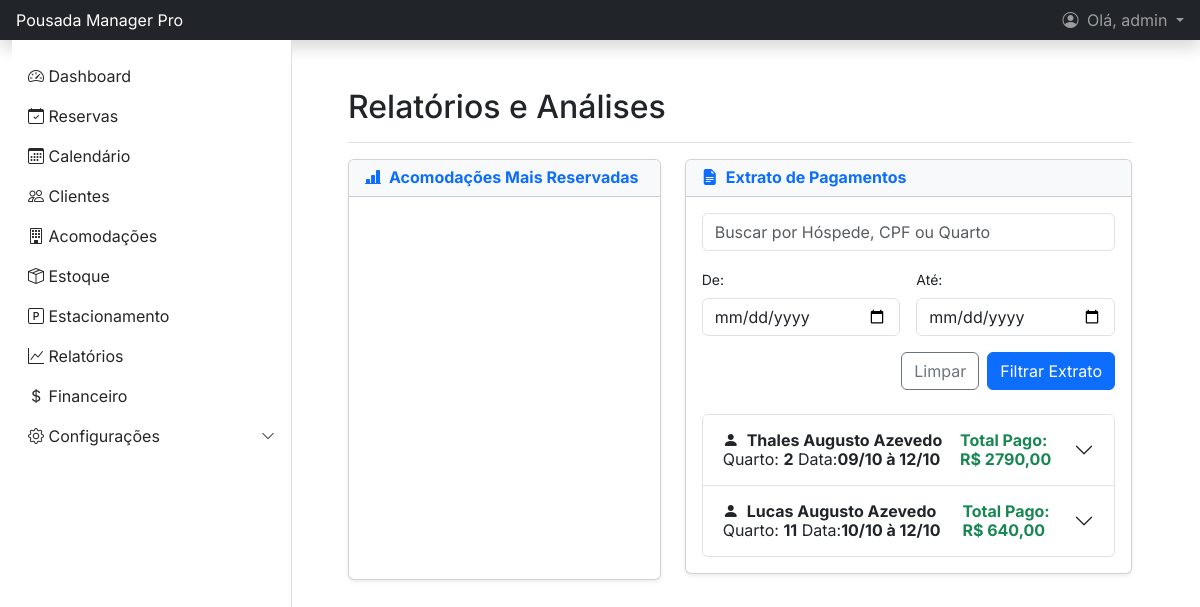
Page /relatorios/acomodacoes/ (signed in) on the committed database.
### gestao/models.py (models this page shows, shortened)
class Reserva(models.Model):
    STATUS_CHOICES = (
        ('pre_reserva', 'Pré-reserva'),
        ('confirmada', 'Confirmada'),
        ('checkin', 'Check-in Realizado'),
        ('checkout', 'Check-out Realizado'),
        ('cancelada', 'Cancelada'),
    )
    cliente = models.ForeignKey(Cliente, on_delete=models.CASCADE, related_name='reservas')
    acomodacao = models.ForeignKey(Acomodacao, on_delete=models.CASCADE, related_name='reservas')
    data_checkin = models.DateTimeField()
    data_checkout = models.DateTimeField()
    data_reserva = models.DateTimeField(auto_now_add=True)
    status = models.CharField(max_length=20, choices=STATUS_CHOICES, default='pre_reserva')
    num_adultos = models.PositiveIntegerField("N° Adultos", default=1, help_text="N° de adultos") # Atualizado 18.09.25
    num_criancas_5 = models.PositiveIntegerField("N° Crianças até 5 anos", default=0, help_text="Crianças até 5 anos") # Atualizado 18.09.25
    num_criancas_12 = models.PositiveIntegerField("N° Crianças de 6 a 12 anos", default=0, help_text="Crianças de 6 a 12 anos") # Atualizado 18.09.25
    valor_total_diarias = models.DecimalField(max_digits=10, decimal_places=2, default=0.0)
    placa_automovel = models.CharField(max_length=15, null=True, blank=True, verbose_name="Placa do Automóvel") # Atualizado 06.10.25
    history = HistoricalRecords()
    valor_consumo = models.DecimalField(max_digits=10, decimal_places=2, default=0.0)
    desconto = models.DecimalField(max_digits=10, decimal_places=2, default=0.0)
    valor_extra = models.DecimalField(max_digits=10, decimal_places=2, default=0.0, help_text="Taxas ou valores adicionais.")
    valor_total_pago = models.DecimalField(max_digits=10, decimal_places=2, null=True, blank=True)
    def total_a_pagar(self):
        return self.valor_total_diarias + self.valor_consumo - self.desconto + self.valor_extra
    @property
    def num_dias(self):
        if self.data_checkin and self.data_checkout:
            delta = self.data_checkout - self.data_checkin
            return delta.days
        return 0

class Cliente(models.Model):
    SEXO_CHOICES = (
        ('Masculino', 'Masculino'),
        ('Feminino', 'Feminino'),
        ('Outro', 'Outro'),
    )
    nome_completo = models.CharField(max_length=150)
    cpf = models.CharField(max_length=14, unique=True, help_text="Formato: 000.000.000-00")
    email = models.EmailField(unique=True, null=True, blank=True)
    telefone = models.CharField(max_length=20)
    data_cadastro = models.DateTimeField(auto_now_add=True)
    data_nascimento = models.DateField(null=True, blank=True) # Atualizado 18.09.25
    cep = models.CharField(max_length=9, null=True, blank=True, help_text="Formato: 00000-000") # Atualizado 18.09.25
    logradouro = models.CharField(max_length=255, null=True, blank=True, verbose_name="Rua/Logradouro") # Atualizado 18.09.25
    numero = models.CharField(max_length=20, null=True, blank=True) # Atualizado 18.09.25
    complemento = models.CharField(max_length=100, null=True, blank=True) # Atualizado 18.09.25
    bairro = models.CharField(max_length=100, null=True, blank=True) # Atualizado 18.09.25
    cidade = models.CharField(max_length=100, null=True, blank=True) # Atualizado 18.09.25
    estado = models.CharField(max_length=2, null=True, blank=True, verbose_name="UF") # Atualizado 18.09.25
    foto = models.ImageField(upload_to='clientes_fotos/', null=True, blank=True, verbose_name="Foto do Cliente") # Atualizado 24.09.25
    sexo = models.CharField(max_length=10, choices=SEXO_CHOICES, null=True, blank=True) # Atualizado 09.10.25
    history = HistoricalRecords()

class Acomodacao(models.Model):
    STATUS_CHOICES = (
        ('disponivel', 'Disponível'),
        ('ocupado', 'Ocupado'),
        ('manutencao', 'Em Manutenção'),
        ('limpeza', 'Limpeza'),
    )
    numero = models.CharField(max_length=10, unique=True)
    tipo = models.ForeignKey(TipoAcomodacao, on_delete=models.PROTECT, related_name='acomodacoes')
    descricao = models.TextField(null=True, blank=True)
    capacidade = models.PositiveIntegerField(default=1, help_text="Número máximo de hóspedes.")
    qtd_camas = models.PositiveIntegerField(default=1, help_text="Quantidade de camas no quarto.")
    status = models.CharField(max_length=20, choices=STATUS_CHOICES, default='disponivel')
    history = HistoricalRecords()
    @property
    def nome_display(self):
        if self.numero in ('1', '2'):
            return f"Chalé {self.numero}"
        else:
            return f"Quarto {self.numero}"

### gestao/views.py (the view)
# urls.py: path('relatorios/acomodacoes/', views.relatorio_acomodacoes_view, name='relatorio_acomodacoes'),
@login_required
def relatorio_acomodacoes_view(request):
    acomodacoes_ranking = Acomodacao.objects.annotate(
        total_reservas=Count('reservas', filter=models.Q(reservas__status='checkout'))
    ).filter(total_reservas__gt=0).order_by('-total_reservas')[:10]
    ranking_labels = [ac.nome_display for ac in acomodacoes_ranking]
    ranking_data = [ac.total_reservas for ac in acomodacoes_ranking]
    ranking_data_json = json.dumps({
        'labels': ranking_labels,
        'data': ranking_data,
    })
    reservas_list = Reserva.objects.filter(status='checkout').select_related(
        'cliente', 'acomodacao'
    ).prefetch_related(
        'pagamentos__forma_pagamento', 'consumos__item'
    ).order_by('-data_checkout')
    query = request.GET.get('q')
    start_date_str = request.GET.get('start_date')
    end_date_str = request.GET.get('end_date')
    if query:
        reservas_list = reservas_list.filter(
            Q(cliente__nome_completo__icontains=query) |
            Q(cliente__cpf__icontains=query) |
            Q(acomodacao__numero__icontains=query)
        )
    if start_date_str:
        try:
            start_date = datetime.strptime(start_date_str, '%Y-%m-%d').date()
            reservas_list = reservas_list.filter(data_checkout__gte=start_date)
        except (ValueError, TypeError):
            pass
    if end_date_str:
        try:
            end_date = datetime.strptime(end_date_str, '%Y-%m-%d').date()
            reservas_list = reservas_list.filter(data_checkout__lte=end_date)
        except (ValueError, TypeError):
            pass
    paginator = Paginator(reservas_list, 5)
    page_number = request.GET.get('page')
    page_obj = paginator.get_page(page_number)
    relatorio_pagamentos = []
    for reserva in page_obj.object_list:
        total_pago = sum(p.valor for p in reserva.pagamentos.all())
        relatorio_pagamentos.append({
            'reserva': reserva,
            'pagamentos': reserva.pagamentos.all(),
            'consumos': reserva.consumos.all(),
            'total_pago': total_pago,
        })
    context = {
        'ranking_data_json': ranking_data_json,
        'page_obj': relatorio_pagamentos, # Enviamos a lista já processada
        'paginator': paginator, # Informações de paginação
        'object_list': page_obj.object_list # Para compatibilidade com a paginação
    }
    return render(request, 'gestao/relatorio_acomodacoes.html', context)

### gestao/models.py (called while the page is built)
    def total(self):
        return self.quantidade * self.preco_unitario

    def __str__(self):
        return self.nome

### templates/gestao/relatorio_acomodacoes.html (shortened to what this page needs)
{% extends 'base.html' %}
{% block content %}
<main class="px-md-4">
    <div class="d-flex justify-content-between flex-wrap flex-md-nowrap align-items-center pt-3 pb-2 mb-3 border-bottom">
        <h1 class="h2">Relatórios e Análises</h1>
    </div>
    <div class="row">
        <div class="col-lg-5 mb-4">
            <div class="card shadow-sm h-100">
                <div class="card-header bg-light">
                    <h6 class="m-0 fw-bold text-primary"><i class="bi bi-bar-chart-line-fill me-2"></i>Acomodações Mais Reservadas</h6>
                </div>
                <div class="card-body d-flex align-items-center">
                    {% if ranking_data_json and ranking_data_json != '{"labels": [], "data": []}' %}
                    <div class="chart-container">
                        <canvas id="rankingChart"></canvas>
                    </div>
                    {% else %}
                    <p class="text-center text-muted w-100">Não há dados de reservas para gerar o ranking.</p>
                    {% endif %}
                </div>
            </div>
        </div>
        <div class="col-lg-7 mb-4">
            <div class="card shadow-sm">
                <div class="card-header bg-light">
                    <h6 class="m-0 fw-bold text-primary"><i class="bi bi-file-earmark-text-fill me-2"></i>Extrato de Pagamentos</h6>
                </div>
                <div class="card-body">
                    <form method="get" action="{% url 'relatorio_acomodacoes' %}" class="row g-3 mb-4">
                        <div class="col-md-12">
                            <input type="search" class="form-control" name="q" placeholder="Buscar por Hóspede, CPF ou Quarto" value="{{ request.GET.q|default:'' }}">
                        </div>
                        <div class="col-md-6">
                            <label for="start_date" class="form-label small">De:</label>
                            <input type="date" class="form-control" name="start_date" id="start_date" value="{{ request.GET.start_date|default:'' }}">
                        </div>
                        <div class="col-md-6">
                            <label for="end_date" class="form-label small">Até:</label>
                            <input type="date" class="form-control" name="end_date" id="end_date" value="{{ request.GET.end_date|default:'' }}">
                        </div>
                        <div class="col-12 d-flex justify-content-end">
                            <a href="{% url 'relatorio_acomodacoes' %}" class="btn btn-outline-secondary me-2">Limpar</a>
                            <button class="btn btn-primary" type="submit">Filtrar Extrato</button>
                        </div>
                    </form>
                    <div class="accordion" id="extratoAccordion">
                        {% for item in page_obj %}
                        <div class="accordion-item">
                            <h2 class="accordion-header" id="heading-{{ item.reserva.pk }}">
                                <button class="accordion-button collapsed" type="button" data-bs-toggle="collapse" data-bs-target="#collapse-{{ item.reserva.pk }}">
                                    <div class="w-100 d-flex justify-content-between pe-3">
                                        <span><i class="bi bi-person-fill me-2"></i><strong>{{ item.reserva.cliente.nome_completo }}</strong>
                                            Quarto: <span class="fw-bold">{{ item.reserva.acomodacao.numero }}</span>
                                            Data:<strong>{{ item.reserva.data_checkin|date:"d/m"}} à {{ item.reserva.data_checkout|date:"d/m"}}</strong> </span>
                                        <span class="fw-bold text-success">Total Pago: R$ {{ item.total_pago|floatformat:2 }}</span>
                                    </div>
                                </button>
                            </h2>
                        </div>
                        {% empty %}
                        <p class="text-center text-muted mt-4">Nenhum extrato encontrado para os filtros aplicados.</p>
                        {% endfor %}
                    </div>
                </div>
            </div>
        </div>
    </div>
</main>
{% endblock %}

### templates/base.html (shortened to what this page needs)
{% load static %} <!doctype html>
<html lang="pt-br">
<head>
    <link href="https://cdn.jsdelivr.net/npm/bootstrap@5.3.3/dist/css/bootstrap.min.css" rel="stylesheet">
    <link rel="stylesheet" href="https://cdn.jsdelivr.net/npm/bootstrap-icons@1.11.3/font/bootstrap-icons.min.css">
</head>
<body>
<header class="navbar navbar-dark bg-dark sticky-top flex-md-nowrap p-0 shadow">
    <a class="navbar-brand col-md-3 col-lg-2 me-0 px-3 fs-6" href="{% url 'dashboard' %}">
        Pousada Manager Pro
    </a>
    <div class="navbar-nav ms-auto">
        {% if user.is_authenticated %}
            <div class="nav-item dropdown">
                <a class="nav-link dropdown-toggle px-3" href="#" role="button" data-bs-toggle="dropdown" aria-expanded="false">
                    <i class="bi bi-person-circle me-1"></i>
                    Olá, {{ request.user.first_name|default:request.user.username }}
                </a>
            </div>
        {% else %}
            <div class="nav-item text-nowrap">
                <a class="nav-link px-3" href="{% url 'login' %}">Entrar (Login)</a>
            </div>
        {% endif %}
    </div>
</header>
<div class="container-fluid main-container">
    <div class="offcanvas offcanvas-start sidebar" tabindex="-1" id="sidebarMenu">
        <div class="offcanvas-body p-0">
            <ul class="nav flex-column pt-3">
                <li class="nav-item"><a class="nav-link" href="{% url 'dashboard' %}"><i class="bi bi-speedometer2"></i> Dashboard</a></li>
                <li class="nav-item"><a class="nav-link" href="{% url 'reserva_list' %}"><i class="bi bi-calendar-check"></i> Reservas</a></li>
                <li class="nav-item"><a class="nav-link" href="{% url 'calendario_reservas' %}"><i class="bi bi-calendar3"></i> Calendário</a></li>
                <li class="nav-item"><a class="nav-link" href="{% url 'cliente_list' %}"><i class="bi bi-people"></i> Clientes</a></li>
                <li class="nav-item"><a class="nav-link" href="{% url 'acomodacao_list' %}"><i class="bi bi-building"></i> Acomodações</a></li>
                <li class="nav-item"><a class="nav-link" href="{% url 'item_estoque_list' %}"><i class="bi bi-box-seam"></i> Estoque</a></li>
                <li class="nav-item"><a class="nav-link" href="{% url 'vaga_estacionamento_list' %}"><i class="bi bi-p-square"></i> Estacionamento</a></li>
                <li class="nav-item"><a class="nav-link" href="{% url 'relatorio_acomodacoes' %}"><i class="bi bi-graph-up"></i> Relatórios</a></li>
                {% if perms.auth.change_user %}
                <li class="nav-item"><a class="nav-link" href="{% url 'financeiro' %}"><i class="bi bi-currency-dollar"></i> Financeiro</a></li>
                {% endif %}
                <li class="nav-item">
                    <a class="nav-link d-flex justify-content-between align-items-center" data-bs-toggle="collapse" href="#configuracoesSubmenu" role="button" aria-expanded="false" aria-controls="configuracoesSubmenu">
                        <span><i class="bi bi-gear"></i> Configurações</span>
                        <i class="bi bi-chevron-down small"></i>
                    </a>
                </li>
            </ul>
        </div>
    </div>
    <main class="content">
        {% block content %}
        {% endblock %}
    </main>
</div>
</body>
</html>

### templates/base.html (style rules this page uses)
body { display: flex; min-height: 100vh; flex-direction: column; font-family: 'Inter', sans-serif; }
.main-container { display: flex; flex: 1; }
.content { flex: 1; padding: 2rem; }
.sidebar .nav-link { color: #272727; }
@media (min-width: 768px) { #sidebarMenu { position: relative !important; transform: none !important; visibility: visible !important; border-right: 1px solid #dee2e6; width: 280px !important; top: 0; height: auto; } }

### templates/gestao/relatorio_acomodacoes.html (style rules this page uses)
.chart-container { position: relative; height: 100%; width: 100%; min-height: 350px; }

### rows in the picture
Reserva: reserva.cliente.nome_completo "Thales Augusto Azevedo", reserva.acomodacao.numero "2", reserva.data_checkin "09/10", reserva.data_checkout "12/10", total_pago "2790,00"
Reserva: reserva.cliente.nome_completo "Lucas Augusto Azevedo", reserva.acomodacao.numero "11", reserva.data_checkin "10/10", reserva.data_checkout "12/10", total_pago "640,00"

### other values in the picture
{{ request.user.first_name|default:request.user.username }} "admin"
